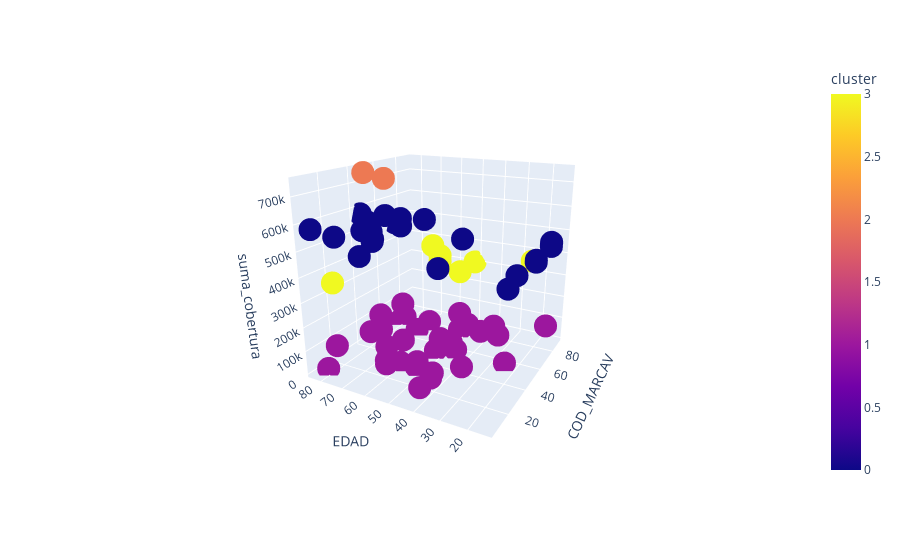

The notebook cell this image was saved under:
### Code cell
import plotly.express as px
#df = px.data.iris()
fig = px.scatter_3d(df, x='COD_MARCAV', y='EDAD', z='suma_cobertura',
              color='cluster')
fig.show()

### Figure 1 — Plotly figure (JSON) as saved in the notebook; plotly's stock layout.template omitted (floating-point values rounded to 4 significant figures)
{"data": [{"hovertemplate": "COD_MARCAV=%{x}<br>EDAD=%{y}<br>suma_cobertura=%{z}<br>cluster=%{marker.color}<extra></extra>", "legendgroup": "", "marker": {"color": [1, 1, 1, 1, 1, 1, 1, 1, 1, 0, 1, 1, 3, 3, 3, 3, 1, 1, 1, 1, 1, 1, 3, 1, 1, 1, 1, 3, 1, 1, 1, 1, 1, 0, 0, 0, 0, 1, 0, 1, 1, 1, 1, 1, 1, 1, 1, 1, 1, 0, 0, 0, 0, 0, 0, 0, 0, 0, 0, 0, 0, 0, 0, 0, 0, 0, 0, 0, 0, 0, 0, 0, 0, 0, 0, 3, 0, 0, 0, 0, 2, 0, 2, 0, 1, 1, 1], "coloraxis": "coloraxis", "symbol": "circle"}, "mode": "markers", "name": "", "scene": "scene", "showlegend": false, "type": "scatter3d", "x": [75, 73, 50, 29, 43, 6, 52, 28, 73, 28, 29, 52, 52, 52, 91, 73, 52, 73, 52, 43, 29, 64, 73, 73, 52, 47, 29, 6, 52, 6, 71, 10, 73, 52, 52, 52, 48, 73, 52, 73, 73, 73, 6, 29, 73, 73, 73, 52, 52, 44, 20, 6, 73, 73, 73, 29, 52, 20, 73, 73, 73, 73, 73, 73, 73, 73, 52, 52, 43, 73, 44, 73, 28, 52, 73, 73, 59, 73, 73, 73, 59, 40, 43, 20, 52, 19, 10], "y": [81, 36, 51.95, 65, 65, 51.95, 49, 51, 34, 42, 59, 81, 52, 52, 52, 65, 45, 67, 47, 81, 45, 69, 51.95, 51.95, 51.95, 51.95, 51.95, 73, 24, 73, 81, 81, 14, 14, 14, 14, 81, 42, 84, 48, 51.95, 51.95, 51.95, 33, 81, 81, 81, 81, 81, 81, 81, 81, 14, 14, 14, 14, 14, 14, 14, 14, 14, 14, 14, 14, 14, 14, 14, 14, 81, 84, 84, 69, 69, 84, 51, 21, 81, 81, 81, 81, 81, 81, 81, 70, 52, 41, 41], "z": [10000, 75000, 10000, 75000, 50000, 147100.0, 25000, 50000, 36150.0, 450000, 20000, 28370.0, 425000, 400000, 300000, 400000, 21000, 25000, 50000, 50000, 13220.0, 12180, 300000, 20000, 20000, 20000, 20000, 400000, 16800, 150000, 10250.0, 12600, 128300.0, 466100.0, 461000.0, 461600.0, 460600.0, 35000, 479200.0, 55000, 100000, 100000, 132900.0, 74360, 85000, 85000, 85000, 100000, 100000, 543700.0, 528600.0, 585800.0, 488700.0, 485500.0, 482200.0, 470900.0, 459900.0, 450000, 471900.0, 471900.0, 473900.0, 473900.0, 473900.0, 471900.0, 471900.0, 471900.0, 467400.0, 461000.0, 543600.0, 480700.0, 573000.0, 514200.0, 511900.0, 479400.0, 450000, 400000, 542800.0, 504100.0, 469400.0, 469400.0, 702000.0, 513600.0, 744300.0, 470000.0, 54780.0, 48140.0, 50720.0]}], "layout": {"autosize": true, "coloraxis": {"colorbar": {"title": {"text": "cluster"}}, "colorscale": [[0, "#0d0887"], [0.1111, "#46039f"], [0.2222, "#7201a8"], [0.3333, "#9c179e"], [0.4444, "#bd3786"], [0.5556, "#d8576b"], [0.6667, "#ed7953"], [0.7778, "#fb9f3a"], [0.8889, "#fdca26"], [1, "#f0f921"]]}, "legend": {"tracegroupgap": 0}, "margin": {"t": 60}, "scene": {"aspectmode": "auto", "aspectratio": {"x": 1, "y": 1, "z": 1}, "camera": {"center": {"x": 0, "y": 0, "z": 0}, "eye": {"x": -2.139, "y": -1.156, "z": 0.85}, "projection": {"type": "perspective"}, "up": {"x": 0, "y": 0, "z": 1}}, "domain": {"x": [0, 1], "y": [0, 1]}, "xaxis": {"title": {"text": "COD_MARCAV"}, "type": "linear"}, "yaxis": {"title": {"text": "EDAD"}, "type": "linear"}, "zaxis": {"title": {"text": "suma_cobertura"}, "type": "linear"}}}}
